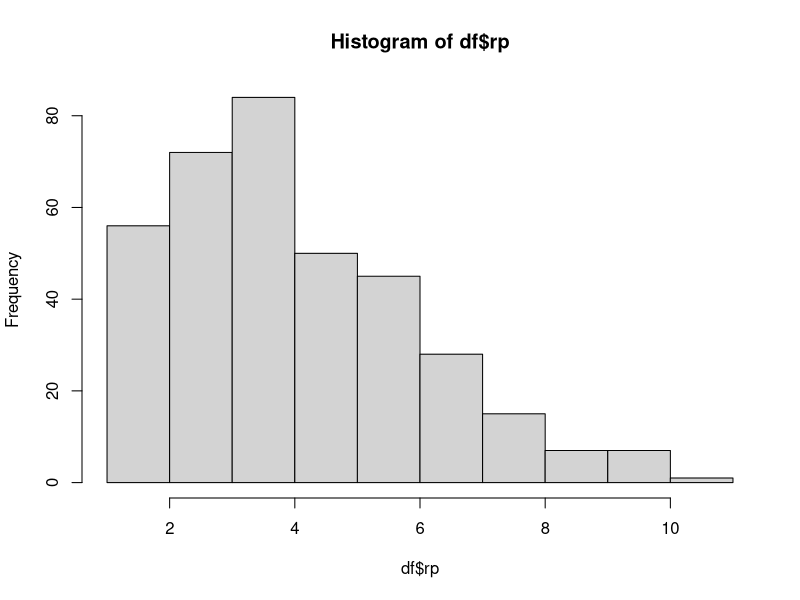

Generate this figure with R:
#NOMOR 3
no_3 <- list("avg" = 4.5, "n" = 365)

#penyelesaian 3a
print( dpois(x = 6, lambda = no_3$avg) )

#penyelesaian 3b
set.seed(1)
rp <- rpois(365, lambda = no_3$avg)
df <- data.frame(rp)

print(table(df$rp))

hist(df$rp)

print(table(df$rp)[6] / no_3$n)

#penyelesaian 3c
#hasil a sama b kurang lebih sama

#penyelesaian 3d
#mean = varians = lambda
#mean
print(no_3$avg)

#varians
print(no_3$avg)